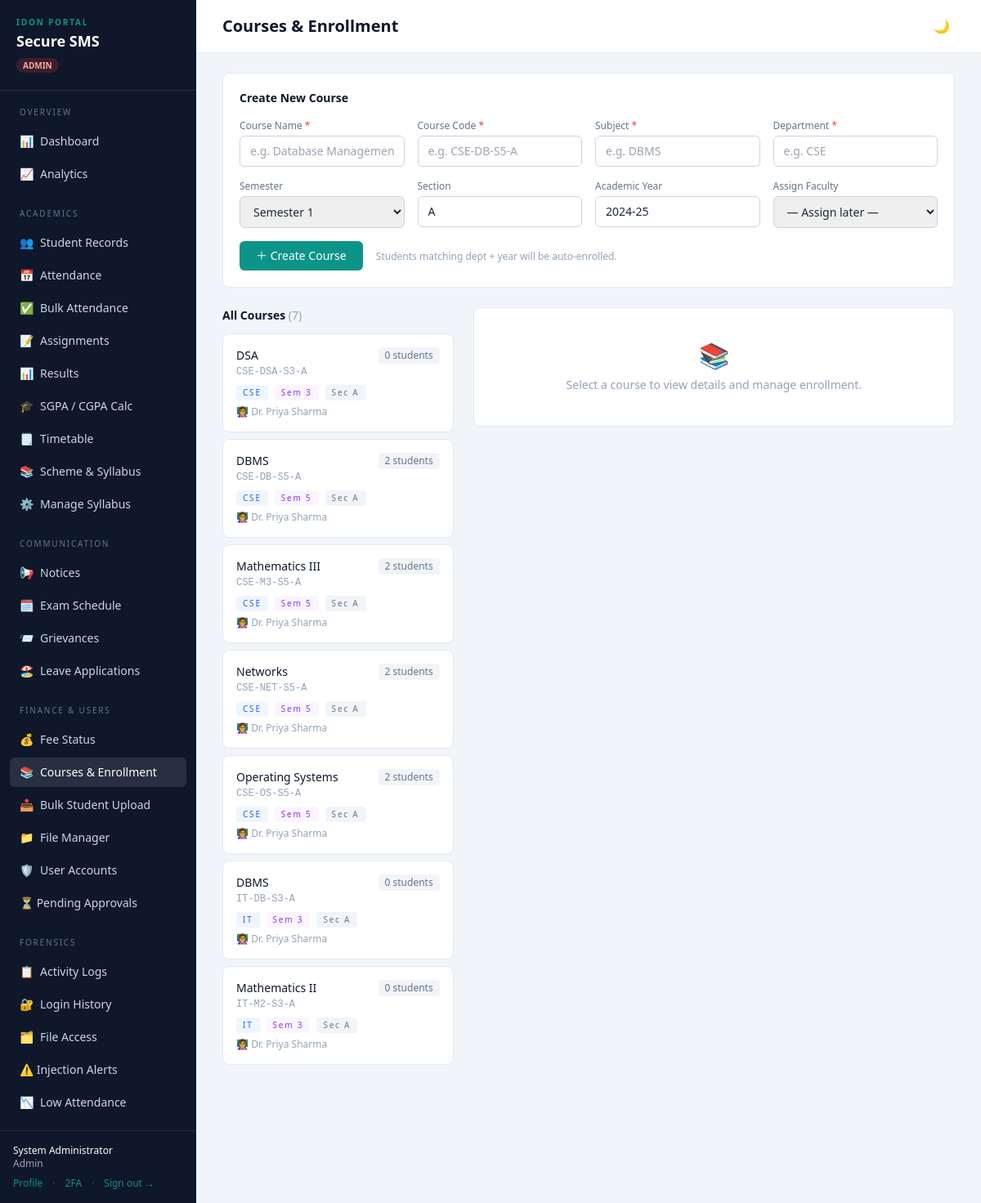
The page /courses (signed in) on the database its author committed.
### tables this page shows
CREATE TABLE courses (
    id             INTEGER PRIMARY KEY AUTOINCREMENT,
    name           TEXT NOT NULL,
    code           TEXT NOT NULL UNIQUE,
    subject        TEXT NOT NULL,
    semester       INTEGER NOT NULL,
    department     TEXT NOT NULL,
    section        TEXT NOT NULL DEFAULT 'A',
    academic_year  TEXT NOT NULL DEFAULT '2024-25',
    credits        INTEGER NOT NULL DEFAULT 4,
    created_by     INTEGER REFERENCES users(id),
    created_at     DATETIME DEFAULT CURRENT_TIMESTAMP
);

CREATE TABLE users (
    id              INTEGER PRIMARY KEY AUTOINCREMENT,
    username        TEXT UNIQUE NOT NULL,
    email           TEXT UNIQUE NOT NULL,
    password_hash   TEXT NOT NULL,
    role            TEXT NOT NULL CHECK(role IN ('admin','faculty','student')),
    full_name       TEXT NOT NULL,
    contact_no      TEXT,
    branch          TEXT,
    university      TEXT,
    year            INTEGER,
    profile_complete INTEGER NOT NULL DEFAULT 0,
    is_active       INTEGER NOT NULL DEFAULT 1,
    created_at      DATETIME DEFAULT CURRENT_TIMESTAMP
, address TEXT, dob TEXT, guardian_name TEXT, emergency_contact TEXT, totp_secret TEXT, totp_enabled INTEGER DEFAULT 0, status TEXT DEFAULT 'active');

### app.py (the view, shortened to what this page needs)
@app.route("/courses")
@role_required("admin", "faculty")
def courses():
    u = current_user()
    if u["role"] == "admin":
        all_courses = query_all("""
            SELECT c.*,
                   u.full_name faculty_name,
                   (SELECT COUNT(*) FROM enrollments e WHERE e.course_id=c.id) enrolled_count
            FROM courses c
            LEFT JOIN course_faculty cf ON cf.course_id=c.id
            LEFT JOIN users u ON u.id=cf.faculty_id
            ORDER BY c.department, c.semester, c.name
        """)
        all_faculty = query_all("SELECT id, full_name, username FROM users WHERE role='faculty' ORDER BY full_name")
        all_students = query_all("SELECT id, roll_number, full_name, department, year FROM students ORDER BY roll_number")
    course_id = request.args.get("course_id") or None
    enrolled_students = []
    selected_course = None
    fz.log_activity(request, u, "view", "courses")
    return render_template("courses.html", courses=all_courses, all_faculty=all_faculty,
                           all_students=all_students, enrolled_students=enrolled_students,
                           selected_course=selected_course,
                           course_id=int(course_id) if course_id else None)

### app.py (called while the page is built)
@app.context_processor
def inject_user():
    u = current_user()
    pending_count = 0
    if u and u.get("role") == "admin":
        row = query_one("SELECT COUNT(*) c FROM users WHERE status='pending'")
        pending_count = row["c"] if row else 0
    return {"user": u, "config": Config, "pending_count": pending_count}

### auth.py (called while the page is built)
def current_user():
    if "user_id" in session:
        return {
            "id": session["user_id"],
            "username": session.get("username"),
            "role": session.get("role"),
            "full_name": session.get("full_name"),
        }
    return None

def _check_session_timeout():
    last = session.get("_last_active")
    now = int(time())
    if last and (now - last) > Config.SESSION_TIMEOUT_SECONDS:
        session.clear()
        return True
    session["_last_active"] = now
    return False

def role_required(*roles):
    def decorator(view):
        @wraps(view)
        def wrapped(*args, **kwargs):
            if "user_id" not in session:
                flash("Please sign in to continue.", "error")
                return redirect(url_for("login"))
            if _check_session_timeout():
                flash("Your session expired due to inactivity. Please sign in again.", "error")
                return redirect(url_for("login"))
            if session.get("role") not in roles:
                flash("You do not have permission to access that page.", "error")
                role = session.get("role")
                if role == "student":
                    return redirect(url_for("attendance"))
                abort(403)
            return view(*args, **kwargs)
        return wrapped
    return decorator

### database.py (called while the page is built)
def get_connection():
    conn = sqlite3.connect(Config.DB_PATH)
    conn.row_factory = sqlite3.Row
    conn.execute("PRAGMA foreign_keys = ON")
    return conn

def query_all(sql, params=()):
    conn = get_connection()
    rows = conn.execute(sql, params).fetchall()
    conn.close()
    return rows

def query_one(sql, params=()):
    conn = get_connection()
    row = conn.execute(sql, params).fetchone()
    conn.close()
    return row

def execute(sql, params=()):
    conn = get_connection()
    cur = conn.execute(sql, params)
    conn.commit()
    last_id = cur.lastrowid
    conn.close()
    return last_id

### forensics.py (called while the page is built)
def _client_ip(request):
    return request.headers.get("X-Forwarded-For", request.remote_addr) or "unknown"

### templates/courses.html (shortened to what this page needs)
{% extends "base.html" %}
{% block heading %}Courses & Enrollment{% endblock %}
{% block content %}
{% if user.role == 'admin' %}
<div class="bg-white rounded-lg border border-slate-200 p-5 mb-6">
  <h2 class="text-sm font-semibold text-ink mb-4">Create New Course</h2>
  <form method="post" action="{{ url_for('course_create') }}" class="grid grid-cols-2 lg:grid-cols-4 gap-4">
    <div>
      <label class="block text-xs font-medium text-slate-500 mb-1">Course Name <span class="text-red-500">*</span></label>
      <input name="name" required placeholder="e.g. Database Management"
             class="w-full rounded-md border border-slate-300 px-3 py-2 text-sm focus:border-signal focus:ring-1 focus:ring-signal outline-none">
    </div>
    <div>
      <label class="block text-xs font-medium text-slate-500 mb-1">Course Code <span class="text-red-500">*</span></label>
      <input name="code" required placeholder="e.g. CSE-DB-S5-A"
             class="w-full rounded-md border border-slate-300 px-3 py-2 text-sm focus:border-signal outline-none">
    </div>
    <div>
      <label class="block text-xs font-medium text-slate-500 mb-1">Subject <span class="text-red-500">*</span></label>
      <input name="subject" required placeholder="e.g. DBMS"
             class="w-full rounded-md border border-slate-300 px-3 py-2 text-sm focus:border-signal outline-none">
    </div>
    <div>
      <label class="block text-xs font-medium text-slate-500 mb-1">Department <span class="text-red-500">*</span></label>
      <input name="department" required placeholder="e.g. CSE"
             class="w-full rounded-md border border-slate-300 px-3 py-2 text-sm focus:border-signal outline-none">
    </div>
    <div>
      <label class="block text-xs font-medium text-slate-500 mb-1">Semester</label>
      <select name="semester" class="w-full rounded-md border border-slate-300 px-3 py-2 text-sm focus:border-signal outline-none">
        {% for s in range(1,9) %}<option value="{{ s }}">Semester {{ s }}</option>{% endfor %}
      </select>
    </div>
    <div>
      <label class="block text-xs font-medium text-slate-500 mb-1">Section</label>
      <input name="section" value="A" placeholder="A / B / C"
             class="w-full rounded-md border border-slate-300 px-3 py-2 text-sm focus:border-signal outline-none">
    </div>
    <div>
      <label class="block text-xs font-medium text-slate-500 mb-1">Academic Year</label>
      <input name="academic_year" value="2024-25"
             class="w-full rounded-md border border-slate-300 px-3 py-2 text-sm focus:border-signal outline-none">
    </div>
    <div>
      <label class="block text-xs font-medium text-slate-500 mb-1">Assign Faculty</label>
      <select name="faculty_id" class="w-full rounded-md border border-slate-300 px-3 py-2 text-sm focus:border-signal outline-none">
        <option value="">— Assign later —</option>
      </select>
    </div>
    <div class="col-span-2 lg:col-span-4">
      <button class="bg-signal hover:bg-teal-700 text-white text-sm font-medium px-5 py-2 rounded-md transition">
        ＋ Create Course
      </button>
      <span class="text-xs text-slate-400 ml-3">Students matching dept + year will be auto-enrolled.</span>
    </div>
  </form>
</div>
{% endif %}
<div class="grid lg:grid-cols-3 gap-6">
  <div class="lg:col-span-1 space-y-2">
    <h2 class="text-sm font-semibold text-ink mb-3">
      {% if user.role == 'admin' %}All Courses{% else %}My Assigned Courses{% endif %}
      <span class="text-slate-400 font-normal">({{ courses|length }})</span>
    </h2>
    {% for c in courses %}
    <a href="{{ url_for('courses', course_id=c.id) }}"
       class="block bg-white rounded-lg border p-4 hover:border-signal transition
              {{ 'border-signal ring-1 ring-signal/20' if course_id == c.id else 'border-slate-200' }}">
      <div class="flex items-start justify-between">
        <div>
          <p class="font-medium text-ink text-sm">{{ c.name }}</p>
          <p class="text-xs text-slate-400 font-mono mt-0.5">{{ c.code }}</p>
        </div>
        <span class="text-xs bg-slate-100 text-slate-500 px-2 py-0.5 rounded shrink-0 ml-2">
          {{ c.enrolled_count }} students
        </span>
      </div>
      <div class="flex gap-2 mt-2 flex-wrap">
        <span class="text-[10px] bg-blue-50 text-blue-600 px-2 py-0.5 rounded eyebrow">{{ c.department }}</span>
        <span class="text-[10px] bg-purple-50 text-purple-600 px-2 py-0.5 rounded eyebrow">Sem {{ c.semester }}</span>
        <span class="text-[10px] bg-slate-100 text-slate-500 px-2 py-0.5 rounded eyebrow">Sec {{ c.section }}</span>
      </div>
      {% if user.role == 'admin' and c.faculty_name %}
      <p class="text-xs text-slate-400 mt-1.5">👩‍🏫 {{ c.faculty_name }}</p>
      {% endif %}
    </a>
    {% else %}
    <div class="bg-white rounded-lg border border-slate-200 p-8 text-center text-slate-400">
      <p class="text-2xl mb-2">📚</p>
      <p class="text-sm">No courses yet.</p>
    </div>
    {% endfor %}
  </div>
  <div class="lg:col-span-2">
    {% if selected_course %}
    <div class="bg-white rounded-lg border border-slate-200 p-5">
      <div class="flex items-start justify-between mb-4">
        <div>
          <h2 class="font-semibold text-ink">{{ selected_course.name }}</h2>
          <p class="text-xs text-slate-400 font-mono">{{ selected_course.code }} ·
            {{ selected_course.department }} · Sem {{ selected_course.semester }} ·
            Sec {{ selected_course.section }} · {{ selected_course.academic_year }}</p>
        </div>
        {% if user.role == 'admin' %}
        <div class="flex gap-2">
          <form method="post" action="{{ url_for('course_bulk_enroll', cid=selected_course.id) }}"
                onsubmit="return confirm('Auto-enroll all {{ selected_course.department }} Year students?')">
            <input type="hidden" name="csrf_token" value="{{ csrf_token() }}">
            <button class="text-xs px-3 py-1.5 bg-slate-100 hover:bg-slate-200 text-steel rounded-md transition">
              ⚡ Bulk Enroll
            </button>
          </form>
          <form method="post" action="{{ url_for('course_delete', cid=selected_course.id) }}"
                onsubmit="return confirm('Delete this course and all enrollments?')">
            <input type="hidden" name="csrf_token" value="{{ csrf_token() }}">
            <button class="text-xs px-3 py-1.5 bg-red-50 hover:bg-red-100 text-red-600 rounded-md transition">
              🗑 Delete
            </button>
          </form>
        </div>
        {% endif %}
      </div>
      {% if user.role == 'admin' %}
      <div class="mb-5 p-3 bg-slate-50 rounded-lg border border-slate-200">
        <p class="text-xs font-semibold text-slate-500 mb-2">Assign Faculty</p>
        <form method="post" action="{{ url_for('course_assign_faculty', cid=selected_course.id) }}"
              class="flex gap-2">
          <input type="hidden" name="csrf_token" value="{{ csrf_token() }}">
          <select name="faculty_id" class="flex-1 rounded-md border border-slate-300 px-3 py-1.5 text-sm focus:border-signal outline-none">
            <option value="">— Select faculty —</option>
            {% for f in all_faculty %}
              <option value="{{ f.id }}">{{ f.full_name }}</option>
            {% endfor %}
          </select>
          <button class="bg-signal hover:bg-teal-700 text-white text-sm px-4 py-1.5 rounded-md transition">
            Assign
          </button>
        </form>
      </div>
      <div class="mb-5 p-3 bg-slate-50 rounded-lg border border-slate-200">
        <p class="text-xs font-semibold text-slate-500 mb-2">Enroll a Student</p>
        <form method="post" action="{{ url_for('course_enroll', cid=selected_course.id) }}"
              class="flex gap-2">
          <input type="hidden" name="csrf_token" value="{{ csrf_token() }}">
          <select name="student_id" class="flex-1 rounded-md border border-slate-300 px-3 py-1.5 text-sm focus:border-signal outline-none">
            <option value="">— Select student —</option>
            {% for s in all_students %}
              <option value="{{ s.id }}">{{ s.roll_number }} · {{ s.full_name }}</option>
            {% endfor %}
          </select>
          <button class="bg-signal hover:bg-teal-700 text-white text-sm px-4 py-1.5 rounded-md transition">
            Enroll
          </button>
        </form>
      </div>
      {% endif %}
      <h3 class="text-sm font-semibold text-ink mb-3">
        Enrolled Students
        <span class="text-slate-400 font-normal">({{ enrolled_students|length }})</span>
      </h3>
      {% if enrolled_students %}
      <table class="w-full text-sm evidence">
        <thead class="bg-slate-50 text-xs eyebrow uppercase text-slate-400">
          <tr>
            <th class="px-3 py-2 text-left">Roll No.</th>
            <th class="px-3 py-2 text-left">Name</th>
            <th class="px-3 py-2 text-left">Department</th>
            <th class="px-3 py-2 text-left">Year</th>
            {% if user.role == 'admin' %}<th class="px-3 py-2"></th>{% endif %}
          </tr>
        </thead>
        <tbody class="divide-y divide-slate-100">
          {% for s in enrolled_students %}
          <tr class="hover:bg-slate-50">
            <td class="px-3 py-2 font-mono text-xs text-steel">{{ s.roll_number }}</td>
            <td class="px-3 py-2 font-medium text-ink">{{ s.full_name }}</td>
            <td class="px-3 py-2 text-slate-500">{{ s.department }}</td>
            <td class="px-3 py-2 text-slate-500">Yr{{ s.year }}</td>
            {% if user.role == 'admin' %}
            <td class="px-3 py-2 text-right">
              <form method="post"
                    action="{{ url_for('course_unenroll', cid=selected_course.id, sid=s.id) }}"
                    onsubmit="return confirm('Remove {{ s.full_name }} from this course?')" class="inline">
                <input type="hidden" name="csrf_token" value="{{ csrf_token() }}">
                <button class="text-red-400 hover:text-red-600 text-xs hover:underline">Remove</button>
              </form>
            </td>
            {% endif %}
          </tr>
          {% endfor %}
        </tbody>
      </table>
      {% else %}
      <p class="text-sm text-slate-400 py-6 text-center">No students enrolled yet.</p>
      {% endif %}
    </div>
    {% else %}
    <div class="bg-white rounded-lg border border-slate-200 p-10 text-center text-slate-400">
      <p class="text-3xl mb-2">📚</p>
      <p class="text-sm">Select a course to view details and manage enrollment.</p>
    </div>
    {% endif %}
  </div>
</div>
{% endblock %}

### templates/base.html (style rules this page uses)
body { -webkit-font-smoothing: antialiased; }
.eyebrow { letter-spacing: .18em; }
:root,[data-theme="light"] { --bg-page: #f1f5f9; --bg-sidebar: #0f172a; --bg-card: #ffffff; --text-main: #1e293b; --text-muted: #64748b; --border-col: #e2e8f0; --header-bg: #ffffff; --table-row-alt: #f8fafc; }
body { background-color: var(--bg-page); color: var(--text-main); }

### rows shown on the page
courses: name "DSA", code "CSE-DSA-S3-A", enrolled_count "0", department "CSE", semester "3", section "A", faculty_name "Dr. Priya Sharma"
courses: name "DBMS", code "CSE-DB-S5-A", enrolled_count "2", department "CSE", semester "5", section "A", faculty_name "Dr. Priya Sharma"
courses: name "Mathematics III", code "CSE-M3-S5-A", enrolled_count "2", department "CSE", semester "5", section "A", faculty_name "Dr. Priya Sharma"
courses: name "Networks", code "CSE-NET-S5-A", enrolled_count "2", department "CSE", semester "5", section "A", faculty_name "Dr. Priya Sharma"
courses: name "Operating Systems", code "CSE-OS-S5-A", enrolled_count "2", department "CSE", semester "5", section "A", faculty_name "Dr. Priya Sharma"
courses: name "DBMS", code "IT-DB-S3-A", enrolled_count "0", department "IT", semester "3", section "A", faculty_name "Dr. Priya Sharma"
courses: name "Mathematics II", code "IT-M2-S3-A", enrolled_count "0", department "IT", semester "3", section "A", faculty_name "Dr. Priya Sharma"

### other values the page prints
{{ icon }} "📊 📈 👥 📅 ✅ 📝 📊 🎓 🗒️ 📚 ⚙️ 📢 🗓️ 📨 🏖️ 💰 📚 📥 📁 🛡️ 📋 🔐 🗂️ 📉"
{{ user.full_name }} "System Administrator"
{{ user.role }} "Admin"
{{ courses|length }} "7"
